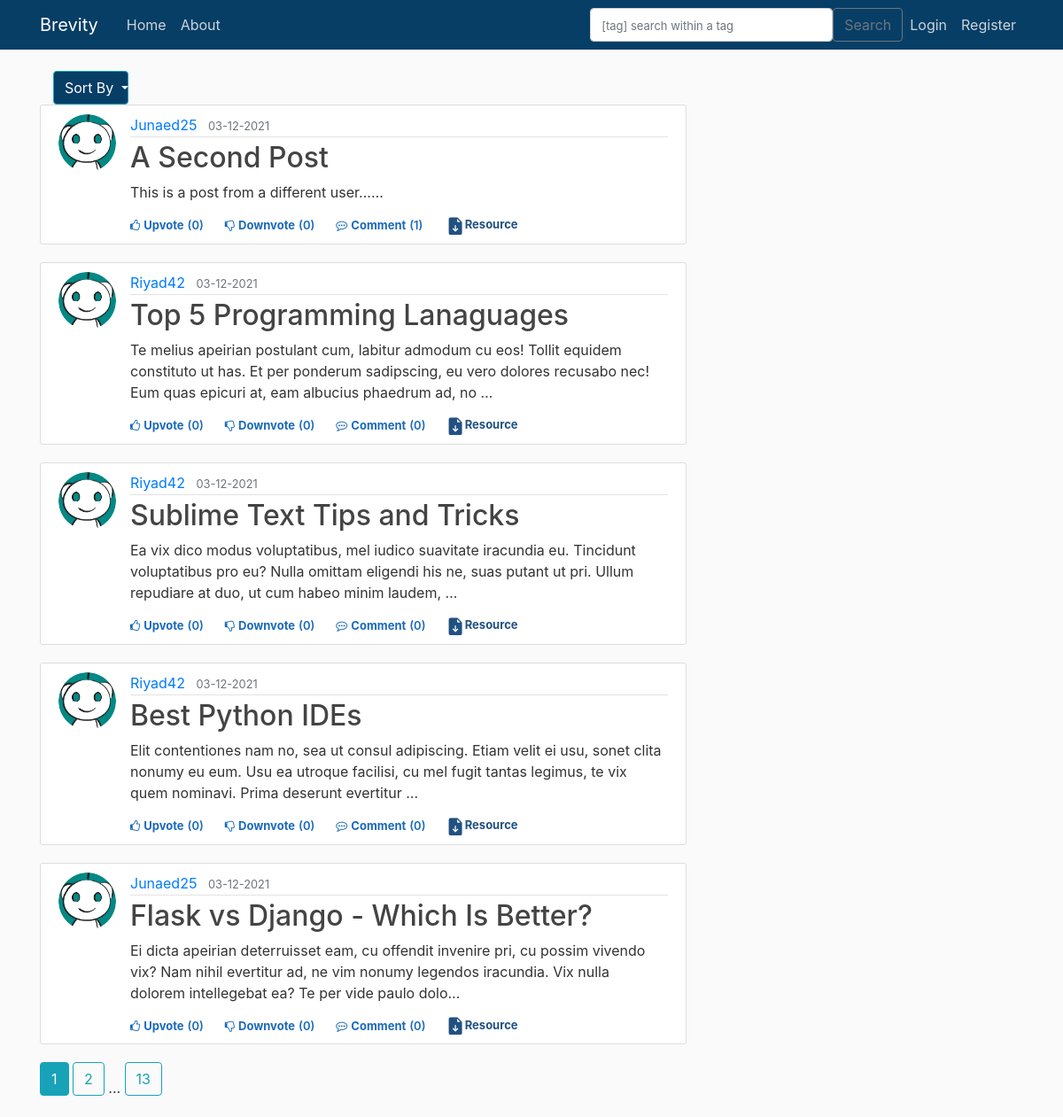
Screenshot of /search with the database file from the repository.
### brevity/models.py (models this page shows, shortened)
class Post(db.Model):
    id = db.Column(db.Integer, primary_key=True)
    title = db.Column(db.String(100), nullable=False)
    date_posted = db.Column(db.DateTime, nullable=False, default=datetime.utcnow)
    content = db.Column(db.Text, nullable=False)
    user_id = db.Column(db.Integer, db.ForeignKey('user.id'), nullable=False)
    tags = db.relationship('Tag', backref='post', cascade="all, delete", lazy='dynamic')
    upvotes = db.relationship('Upvote', backref='post', cascade="all, delete", lazy='dynamic')
    downvotes = db.relationship('Downvote', backref='post',cascade="all, delete", lazy='dynamic')
    comments = db.relationship('Comment', backref='post',cascade="all, delete", lazy='dynamic')
    resources = db.relationship('ResourceFile', backref='post',cascade="all, delete", lazy='dynamic')

class User(db.Model, UserMixin):
    id = db.Column(db.Integer, primary_key=True)
    username = db.Column(db.String(20), unique=True, nullable=False)
    email = db.Column(db.String(120), unique=True, nullable=False)
    image_file = db.Column(db.String(20), nullable=False, default='default.jpg')
    password = db.Column(db.String(60), nullable=False)
    posts = db.relationship('Post', backref='author', lazy=True)                    #By default SQLAlchemy guess the relationship to be one to many as posts returns a list of post.
    upvoted = db.relationship('Upvote', foreign_keys='Upvote.user_id', backref='user', lazy='dynamic')
    downvoted = db.relationship('Downvote', foreign_keys='Downvote.user_id', backref='user', lazy='dynamic')
    commented = db.relationship('Comment', backref='author', lazy=True)

### brevity/main/routes.py (the view, shortened to what this page needs)
@main.route('/search',methods=['GET', 'POST'])
@main.route('/search/<int:type>',methods=['GET', 'POST'])
def search(type=0):
    page = request.args.get('page', 1, type=int)
    if type==0:
        posts =  Post.query.paginate(page=page, per_page=5)
    elif type==1:
        posts =  Post.query.order_by(Post.date_posted.desc()).paginate(page=page, per_page=5)
    elif type==2:
        posts = db.session.query(Post).join(Upvote).filter(Post.id==Upvote.post_id).group_by(Post.id).order_by(func.count(Post.id).desc()).paginate(page=page, per_page=5)
    form=SearchForm()
    if form.validate_on_submit():
        searched_val = form.searched.data
        if searched_val==None:
            return render_template('searched_post.html', posts = posts)
        return render_template('searched_posts.html', posts = search_result(searched_val,page),form =form,form_val=form.searched.data)
    searched_val = request.args.get('form_val')
    if searched_val==None:
            return render_template('searched_posts.html', posts = posts)

### brevity/main/forms.py
class SearchForm(FlaskForm):
    searched = TextAreaField('Searched', validators=[DataRequired()])
    submit = SubmitField('Submit')

### brevity/main/routes.py (called while the page is built)
@main.context_processor
def layout():
    form=SearchForm()
    return dict(form=form)

### brevity/templates/searched_posts.html (shortened to what this page needs)
{% extends "layout.html" %}
{% block content %}
    <div class="col-md-4">
        <button class="btn btn-info dropdown-toggle" type="button" id="dropdownMenuButton" data-toggle="dropdown" aria-haspopup="true" aria-expanded="false">
            Sort By
        </button>
    </div>
    {% for post in posts.items %}
        <article class="media content-section col-md-15">
            <img class="rounded-circle article-img" src="{{ url_for('static', filename = 'profile_pics/' + post.author.image_file)}}">
            <div class="media-body ">
                <div class="article-metadata">
                    <a class="mr-2" href="{{ url_for('users.user_posts', username=post.author.username) }}">{{ post.author.username }}</a>
                    <small class="text-muted">{{ post.date_posted.strftime('%d-%m-%Y') }}</small>
                </div>
                <h2><a class="article-title" href="{{ url_for('posts.post', post_id=post.id) }}">{{ post.title }}</a></h2>
                <p class="article-content">{{ post.content[:200] }}<span>&#8230;</span></p>
                <div>
                    {% if current_user.is_authenticated %}
                        <div class="d-flex flex-row fs-12" id="vote{{post.id}}">
                            {% if not current_user.has_upvoted_post(post) %}
                                <div class="like cursor votestyle vote" post_id="{{post.id}}" action="upvote"><i class="fa fa-thumbs-o-up"></i><span class="ml-1">Upvote</span></div>
                                <div class="like vote_count" ><span class="ml-1 mr-4">({{post.upvotes.count()}})</span></div>
                            {% else %}
                                <div class="like cursor upvotedstyle vote" post_id="{{post.id}}" action="upvote"><i class="fa fa-thumbs-o-up"></i><span class="ml-1">Upvoted</span></div>
                                <div class="like upvoted_count" ><span class="ml-1 mr-4">({{post.upvotes.count()}})</span></div>
                            {% endif %}
                            {% if not current_user.has_downvoted_post(post) %}
                                <div class="like downvotecursor votestyle vote" post_id="{{post.id}}" action="downvote"><i class="fa fa-thumbs-o-down"></i><span class="ml-1">Downvote</span></div>
                                <div class="like vote_count"><span class="ml-1 mr-4">({{post.downvotes.count()}})</span></div>
                            {% else %}
                                <div class="like downvotecursor downvotedstyle vote" post_id="{{post.id}}" action="downvote"><i class="fa fa-thumbs-o-down"></i><span class="ml-1">Downvoted</span></div>
                                <div class="like downvoted_count"><span class="ml-1 mr-4">({{post.downvotes.count()}})</span></div>
                            {% endif %}
                            <div class="like cursor comment"><i class="fa fa-commenting-o"></i><span class="ml-1"><a class="mr-1 like cursor comment" href="{{ url_for('posts.post', post_id=post.id) }}">Comment</a></span></div>
                            <div class="like comment_count"><span class="ml-0">({{post.comments.count()}})</span></div>
                              <button type="button" class="btn btn-sm mb-4 resource" data-toggle="modal" data-target="#resourceModal">
                                <svg xmlns="http://www.w3.org/2000/svg" width="22" height="20" fill="currentColor" class="bi bi-file-earmark-arrow-down-fill" viewBox="0 0 16 16" data-darkreader-inline-fill="" style="--darkreader-inline-fill:currentColor;">
                            <path d="M9.293 0H4a2 2 0 0 0-2 2v12a2 2 0 0 0 2 2h8a2 2 0 0 0 2-2V4.707A1 1 0 0 0 13.707 4L10 .293A1 1 0 0 0 9.293 0zM9.5 3.5v-2l3 3h-2a1 1 0 0 1-1-1zm-1 4v3.793l1.146-1.147a.5.5 0 0 1 .708.708l-2 2a.5.5 0 0 1-.708 0l-2-2a.5.5 0 0 1 .708-.708L7.5 11.293V7.5a.5.5 0 0 1 1 0z"></path>
                            </svg>Resource</button>
                        </div>
                    {% else %}
                        <div class="d-flex flex-row fs-12">
                            <div class="like cursor unauthorised_upvote"><i class="fa fa-thumbs-o-up"></i><span class="ml-1"><a class="like cursor unauthorised_upvote" href="{{ url_for('posts.vote_action', post_id=post.id, action='unauthorized_upvote')}}">Upvote</a></span></div>
                            <div class="like vote_count" ><span class="ml-1 mr-4">({{post.upvotes.count()}})</span></div>
                            <div class="like downvotecursor unauthorised_downvote"><i class="fa fa-thumbs-o-down"></i><span class="ml-1"><a class="like downvotecursor unauthorised_downvote" href="{{ url_for('posts.vote_action', post_id=post.id, action='unauthorized_downvote')}}">Downvote</a></span></div>
                            <div class="like vote_count"><span class="ml-1 mr-4">({{post.downvotes.count()}})</span></div>
                            <div class="like cursor comment"><i class="fa fa-commenting-o"></i><span class="ml-1"><a class="mr-1 like cursor comment" href="{{ url_for('posts.post', post_id=post.id) }}">Comment</a></span></div>
                            <div class="like comment_count"><span class="ml-0">({{post.comments.count()}})</span></div>
                            <button type="button" class="btn btn-sm mb-4 resource" data-toggle="modal" data-target="#resourceModal">
                          Resource</button>
                        </div>
                    {% endif %}
                  </div>
            </div>
        </article>
    {% endfor %}
    {% for page_num in posts.iter_pages(left_edge=1, right_edge=1, left_current=1, right_current=2) %}
        {% if page_num %}
            {% if posts.page == page_num %}
                <a class="btn btn-info mb-4" href="{{ url_for('main.search', page = page_num,form_val=form_val) }}">{{ page_num }}</a>
            {% else %}
                <a class="btn btn-outline-info mb-4" href="{{ url_for('main.search', page = page_num,form_val=form_val) }}">{{ page_num }}</a>
            {% endif %}
        {% else %}
            ...
        {% endif %}
    {% endfor %}
{% endblock content %}

### brevity/static/main.css (style rules this page uses)
body { background: #fafafa; color: #333333; margin-top: 5rem; }
h1, h2, h3, h4, h5, h6 { color: #444444; }
.content-section { background: #ffffff; padding: 10px 20px; border: 1px solid #dddddd; border-radius: 3px; margin-bottom: 20px; }
.article-title { color: #444444; }
.article-content { white-space: pre-line; }
.article-img { height: 65px; width: 65px; margin-right: 16px; }
.article-metadata { padding-bottom: 1px; margin-bottom: 4px; border-bottom: 1px solid #e3e3e3 }
.fs-12 { font-size: 12px }
.cursor { cursor: pointer }
.downvotecursor { cursor: pointer }
.vote_count { color: #1a6ab9; font-size: 13px; font-weight: 600; }
.comment { color: #1a6ab9; font-size: 13px; font-weight: 700; }
.comment_count { color: #1a6ab9; font-size: 13px; font-weight: 600; }
.unauthorised_upvote { color: #1a6ab9; font-size: 13px; font-weight: 700; }
.unauthorised_downvote { color: #1a6ab9; font-size: 13px; font-weight: 700; }
.dropdown-toggle { background-color: #073e66; width: 40%; }
.resource { width: 12%; padding: 4px 4px; font-size: 13px; position: absolute; transform: translate(385%, -17%); background-color: #ffffff; text-align: center; border-radius: 6px; font-weight: 680; margin-bottom: 5px; border: 3px; color: #215181; }

### rows the page displays
Post: image_file (placeholder picture), author.username "Junaed25", date_posted "03-12-2021", title "A Second Post", content "This is a post from a different user...", upvotes.count "0", downvotes.count "0", comments.count "1"
Post: image_file (placeholder picture), author.username "Riyad42", date_posted "03-12-2021", title "Top 5 Programming Lanaguages", content "Te melius apeirian postulant cum, labitur admodum cu eos! Tollit equidem constituto ut has. Et per ponderum sadipscing, eu vero dolores recusabo nec! Eum quas epicuri at, eam albucius phaedrum ad, no", upvotes.count "0", downvotes.count "0", comments.count "0"
Post: image_file (placeholder picture), author.username "Riyad42", date_posted "03-12-2021", title "Sublime Text Tips and Tricks", content "Ea vix dico modus voluptatibus, mel iudico suavitate iracundia eu. Tincidunt voluptatibus pro eu? Nulla omittam eligendi his ne, suas putant ut pri. Ullum repudiare at duo, ut cum habeo minim laudem,", upvotes.count "0", downvotes.count "0", comments.count "0"
Post: image_file (placeholder picture), author.username "Riyad42", date_posted "03-12-2021", title "Best Python IDEs", content "Elit contentiones nam no, sea ut consul adipiscing. Etiam velit ei usu, sonet clita nonumy eu eum. Usu ea utroque facilisi, cu mel fugit tantas legimus, te vix quem nominavi. Prima deserunt evertitur", upvotes.count "0", downvotes.count "0", comments.count "0"
Post: image_file (placeholder picture), author.username "Junaed25", date_posted "03-12-2021", title "Flask vs Django - Which Is Better?", content "Ei dicta apeirian deterruisset eam, cu offendit invenire pri, cu possim vivendo vix? Nam nihil evertitur ad, ne vim nonumy legendos iracundia. Vix nulla dolorem intellegebat ea? Te per vide paulo dolo", upvotes.count "0", downvotes.count "0", comments.count "0"

### other values shown
{{ page_num }} "1"
{{ page_num }} "2" "13"
